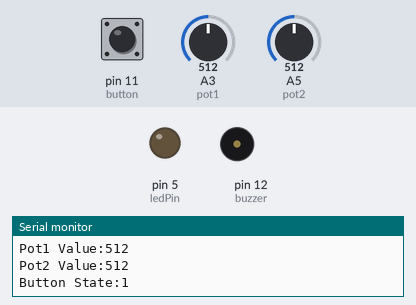
Simulated run of this sketch. Board: Arduino Uno, built with avr-gcc and run on an emulated ATmega328P. Parts: output pins drawn as LEDs (lit = HIGH), buzzer (waves = sounding), the last lines printed to the serial monitor. The inputs (shaded band) are chosen by the test bench; at power-on: pin 11 (button) HIGH, A3 (pot1) = 512, A5 (pot2) = 512.

Above: at 1.3 s.
1.4 s: pin 11 (button) pulled LOW for 0.6 s
At 1.9 s:
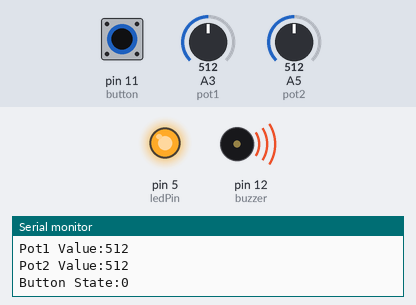
3.5 s: pin 11 (button) pulled LOW for 3.2 s
At 7.6 s:
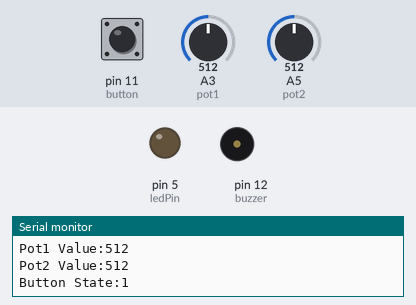
Timing chart, 0 to 9.1 s (numbered marks = the images above; inputs shaded):
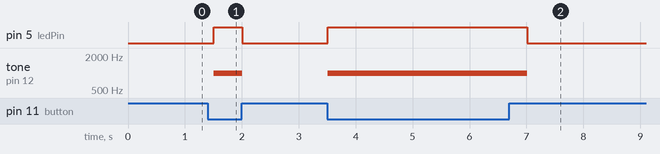

Measured:
- after the input at 1.4 s, pin 5 (ledPin): LOW → HIGH after 0.10 s, → LOW 0.50 s later; tone on pin 12 (buzzer): silent → 1000 Hz after 0.10 s, → silent 0.50 s later
- after the input at 3.5 s, pin 5 (ledPin): LOW → HIGH at once, → LOW 3.5 s later; tone on pin 12 (buzzer): silent → 1000 Hz at once, → silent 3.5 s later

The sketch:

mocking1.ino
```cpp
//mocking program only- copy to new, final arduino program once
//parts arrive
const int pot1 = A3;
const int pot2 = A5;
const int buzzer = 12;
int button = 11;
int pot1Val = 0; // value of Pot 1
int pot2Val = 0; // value of Pot 2
int ledPin = 5;
int button_state = 0;
int buttonValue = 0; // bool value of button press
void setup() {
  pinMode(pot1, INPUT);
  pinMode(pot2, INPUT);
  pinMode(button, INPUT);
  pinMode(ledPin, OUTPUT);
  pinMode(buzzer, OUTPUT);

  Serial.begin(115200);
}
void loop() {
pot1Val = analogRead(pot1);
pot2Val = analogRead(pot2);
buttonValue = digitalRead(button);
if (buttonValue == LOW) {
  digitalWrite(ledPin, HIGH);
  tone(12, 1000);
}
else {
  digitalWrite(ledPin, LOW);
  noTone(12);
}
Serial.print("Pot1 Value:");
Serial.println(pot1Val);
Serial.print("Pot2 Value:");
Serial.println(pot2Val);
Serial.print("Button State:");
Serial.println(buttonValue);
delay(500);
}
```
